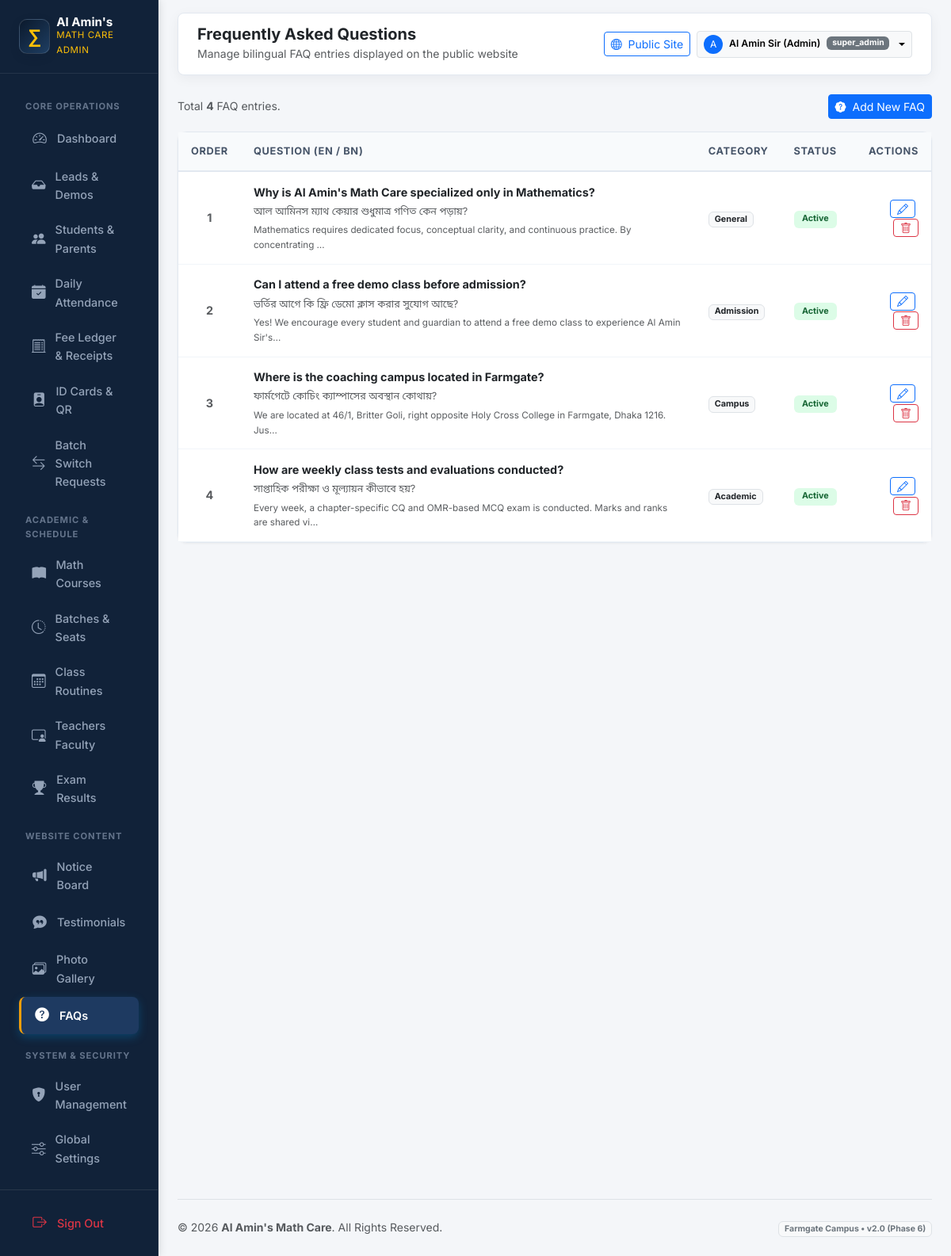
Screenshot of /admin/faqs/index.php (signed in) with the database file from the repository.
### tables this page shows
CREATE TABLE IF NOT EXISTS `faqs` (
  `id` INT UNSIGNED AUTO_INCREMENT PRIMARY KEY,
  `question_en` VARCHAR(255) NOT NULL,
  `question_bn` VARCHAR(255) DEFAULT NULL,
  `answer_en` TEXT NOT NULL,
  `answer_bn` TEXT DEFAULT NULL,
  `category` VARCHAR(50) DEFAULT 'general',
  `sort_order` SMALLINT DEFAULT 0,
  `is_active` TINYINT(1) DEFAULT 1,
  `is_deleted` TINYINT(1) DEFAULT 0
);

### includes/i18n.php (called while the page is built, shortened)
<?php
function app_config(): array
{
    static $config = null;
    if ($config === null) {
        $config = require __DIR__ . '/../config/app.php';
    }
    return $config;
}
function current_locale(): string
{
    $config = app_config();
    $locale = $_GET['lang'] ?? $_COOKIE['site_lang'] ?? $_COOKIE['locale'] ?? $config['default_locale'];
    return $locale;
}
function init_i18n(): void
{
    $config = app_config();
}
function base_url(string $path = ''): string
{
    $base = rtrim(app_config()['base_url'] ?? '', '/');
    $path = ltrim($path, '/');
    return $base . ($path !== '' ? '/' . $path : '');
}

### includes/helpers.php (called while the page is built, shortened)
<?php
function e(?string $value): string
{
    return htmlspecialchars($value ?? '', ENT_QUOTES | ENT_SUBSTITUTE, 'UTF-8');
}

### admin/faqs/index.php (the view, shortened to what this page needs)
<?php
$pdo  = db();
$faqs = $pdo->query('SELECT * FROM faqs WHERE is_deleted = 0 ORDER BY sort_order ASC, id ASC')->fetchAll();
require_once __DIR__ . '/../includes/header.php';
?>
<div class="d-flex justify-content-between align-items-center mb-3">
    <div class="text-muted small">Total <strong><?= count($faqs) ?></strong> FAQ entries.</div>
    <a href="<?= e(base_url('admin/faqs/create.php')) ?>" class="btn btn-sm btn-primary">
        <i class="bi bi-patch-question-fill me-1"></i> Add New FAQ
    </a>
</div>
<div class="card card-custom">
    <div class="table-responsive">
        <table class="table table-custom mb-0">
            <thead>
                <tr>
                    <th style="width:50px">Order</th>
                    <th>Question (EN / BN)</th>
                    <th>Category</th>
                    <th>Status</th>
                    <th class="text-end">Actions</th>
                </tr>
            </thead>
            <tbody>
                <?php if (empty($faqs)): ?>
                    <tr>
                        <td colspan="5" class="text-center py-4 text-muted">No FAQs found. Click "Add New FAQ" to create one.</td>
                    </tr>
                <?php else: ?>
                    <?php foreach ($faqs as $faq): ?>
                        <tr>
                            <td class="text-center fw-bold text-muted"><?= (int)$faq['sort_order'] ?></td>
                            <td>
                                <strong class="text-dark d-block"><?= e($faq['question_en']) ?></strong>
                                <?php if (!empty($faq['question_bn'])): ?>
                                    <small class="text-muted"><?= e($faq['question_bn']) ?></small>
                                <?php endif; ?>
                                <div class="text-muted small mt-1" style="font-size:0.73rem;">
                                    <?= nl2br(e(mb_substr($faq['answer_en'], 0, 100))) ?>…
                                </div>
                            </td>
                            <td>
                                <span class="badge bg-light text-dark border"><?= e(ucfirst($faq['category'])) ?></span>
                            </td>
                            <td>
                                <span class="badge <?= $faq['is_active'] ? 'badge-subtle-success' : 'badge-subtle-secondary' ?>">
                                    <?= $faq['is_active'] ? 'Active' : 'Hidden' ?>
                                </span>
                            </td>
                            <td class="text-end">
                                <a href="<?= e(base_url('admin/faqs/edit.php?id=' . $faq['id'])) ?>"
                                   class="btn btn-sm btn-outline-primary py-0 px-2 me-1" title="Edit">
                                    <i class="bi bi-pencil"></i>
                                </a>
                                <button type="button" class="btn btn-sm btn-outline-danger py-0 px-2" title="Delete"
                                        onclick="confirmDelete('<?= e(base_url('admin/faqs/delete.php')) ?>', <?= $faq['id'] ?>, 'Are you sure you want to delete this FAQ?')">
                                    <i class="bi bi-trash"></i>
                                </button>
                            </td>
                        </tr>
                    <?php endforeach; ?>
                <?php endif; ?>
            </tbody>
        </table>
    </div>
</div>
<?php require_once __DIR__ . '/../includes/footer.php'; ?>

### assets/css/main.css (style rules this page uses)
:root { --primary: #0b192c; --primary-dark: #050c17; --primary-light: #1e3e62; --primary-surface: #f0f4f9; --accent-cyan: #008dda; --accent-cyan-light: #41b06e; --accent-cyan-glow: rgba(0, 141, 218, 0.25); --accent-gold: #f59e0b; --accent-amber: #e8913a; --accent-hover: #d97706; --success: #10b981; --success-bg: #ecfdf5; --success-border: #a7f3d0; --success-text: #065f46; --urgent: #ef4444; --urgent-bg: #fef2f2; --urgent-border: #fecaca; --urgent-text: #991b1b; --bg: #f8fafc; --surface: #ffffff; --surface-glass: rgba(255, 255, 255, 0.85); --surface-glass-dark: rgba(11, 25, 44, 0.78); --border: #e2e8f0; --border-glass: rgba(255, 255, 255, 0.25); --border-hover: rgba(0, 141, 218, 0.35); --text: #0f172a; --text-muted: #64748b; --text-soft: #94a3b8; --shadow-sm: 0 2px 4px rgba(11, 25, 44, 0.04); --shadow-md: 0 6px 16px -2px rgba(11, 25, 44, 0.07), 0 2px 6px -1px rgba(11, 25, 44, 0.04); --shadow-lg: 0 14px 28px -4px rgba(11, 25, 44, 0.09), 0 8px 12px -3px rgba(11, 25, 44, 0.05); --shadow-hover: 0 22px 38px -6px rgba(11, 25, 44, 0.14), 0 12px 18px -4px rgba(0, 141, 218, 0.08); --shadow-glow-cyan: 0 0 25px rgba(0, 141, 218, 0.35); --shadow-glow-whatsapp: 0 8px 28px rgba(16, 185, 129, 0.45); --radius-sm: 10px; --radius-md: 16px; --radius-lg: 24px; --radius-pill: 9999px; --font-en: 'Inter', system-ui, -apple-system, sans-serif; --font-bn: 'Noto Sans Bengali', 'Inter', system-ui, sans-serif; --font: var(--font-en); }
*, *::before, *::after { box-sizing: border-box; }
html { scroll-behavior: smooth; -webkit-text-size-adjust: 100%; }
body { font-family: var(--font); color: var(--text); background-color: var(--bg); line-height: 1.62; padding-bottom: 84px; margin: 0; overflow-x: hidden; -webkit-font-smoothing: antialiased; -moz-osx-font-smoothing: grayscale; }
@media (min-width: 992px) { body { padding-bottom: 0; } }
a { color: var(--accent-cyan); text-decoration: none; transition: color 0.2s ease; }

### assets/css/admin.css (style rules this page uses)
:root { --admin-sidebar-bg: #0b192c; --admin-sidebar-hover: #182e4b; --admin-sidebar-active: #008dda; --admin-bg: #f4f7fb; --admin-card-bg: #ffffff; --admin-border: #e2e8f0; --admin-text-main: #0f172a; --admin-text-muted: #64748b; --admin-accent-cyan: #008dda; --admin-accent-gold: #f59e0b; --admin-success: #10b981; --admin-urgent: #ef4444; --admin-radius: 14px; --admin-shadow: 0 4px 16px rgba(11, 25, 44, 0.05); }
body { background-color: var(--admin-bg); font-family: 'Inter', 'Noto Sans Bengali', sans-serif; color: var(--admin-text-main); overflow-x: hidden; }
.card-custom { border: 1px solid var(--admin-border); border-radius: var(--admin-radius); box-shadow: var(--admin-shadow); background: var(--admin-card-bg); transition: all 0.25s ease; }
.table-custom { margin-bottom: 0; }
.table-custom th { background: #f8fafc; color: #475569; font-size: 0.82rem; text-transform: uppercase; letter-spacing: 0.05em; font-weight: 800; padding: 0.95rem 1.1rem; border-bottom: 2px solid var(--admin-border); }
.table-custom td { padding: 0.95rem 1.1rem; vertical-align: middle; font-size: 0.92rem; border-bottom: 1px solid #f1f5f9; }
.badge-subtle-success { background: #dcfce7; color: #166534; font-weight: 700; padding: 0.35rem 0.65rem; border-radius: 6px; }

### admin/includes/header.php (style rules this page uses)
:root { --sidebar-bg: #112239; --sidebar-active: #1e3a61; --sidebar-hover: #172d4c; --accent-gold: #f59e0b; }
body { background-color: #f4f6f9; font-family: 'Inter', 'Noto Sans Bengali', sans-serif; color: #334155; }
.card-custom { border: 1px solid #e2e8f0; border-radius: 12px; box-shadow: 0 1px 3px rgba(0,0,0,0.05); background: #ffffff; }
.table-custom th { background: #f8fafc; color: #475569; font-size: 0.8rem; text-transform: uppercase; letter-spacing: 0.05em; font-weight: 700; padding: 0.85rem 1rem; border-bottom: 2px solid #e2e8f0; }
.table-custom td { padding: 0.85rem 1rem; vertical-align: middle; font-size: 0.9rem; border-bottom: 1px solid #f1f5f9; }
.badge-subtle-success { background: #dcfce7; color: #166534; }

### rows the page displays
faqs: sort_order "1", question_en "Why is Al Amin's Math Care specialized only in Mathematics?", question_bn "আল আমিনস ম্যাথ কেয়ার শুধুমাত্র গণিত কেন পড়ায়?", answer_en "Mathematics requires dedicated focus, conceptual clarity, and continuous practice. By concentrating", category "General", is_active "Active"
faqs: sort_order "2", question_en "Can I attend a free demo class before admission?", question_bn "ভর্তির আগে কি ফ্রি ডেমো ক্লাস করার সুযোগ আছে?", answer_en "Yes! We encourage every student and guardian to attend a free demo class to experience Al Amin Sir's", category "Admission", is_active "Active"
faqs: sort_order "3", question_en "Where is the coaching campus located in Farmgate?", question_bn "ফার্মগেটে কোচিং ক্যাম্পাসের অবস্থান কোথায়?", answer_en "We are located at 46/1, Britter Goli, right opposite Holy Cross College in Farmgate, Dhaka 1216. Jus", category "Campus", is_active "Active"
faqs: sort_order "4", question_en "How are weekly class tests and evaluations conducted?", question_bn "সাপ্তাহিক পরীক্ষা ও মূল্যায়ন কীভাবে হয়?", answer_en "Every week, a chapter-specific CQ and OMR-based MCQ exam is conducted. Marks and ranks are shared vi", category "Academic", is_active "Active"

### other values shown
$adminPageHeading "Frequently Asked Questions"
$adminPageSubheading "Manage bilingual FAQ entries displayed on the public website"
substr($adminUser, 0, 1) "A"
$adminUser "Al Amin Sir (Admin)"
$adminRole "super_admin"
count($faqs) "4"
